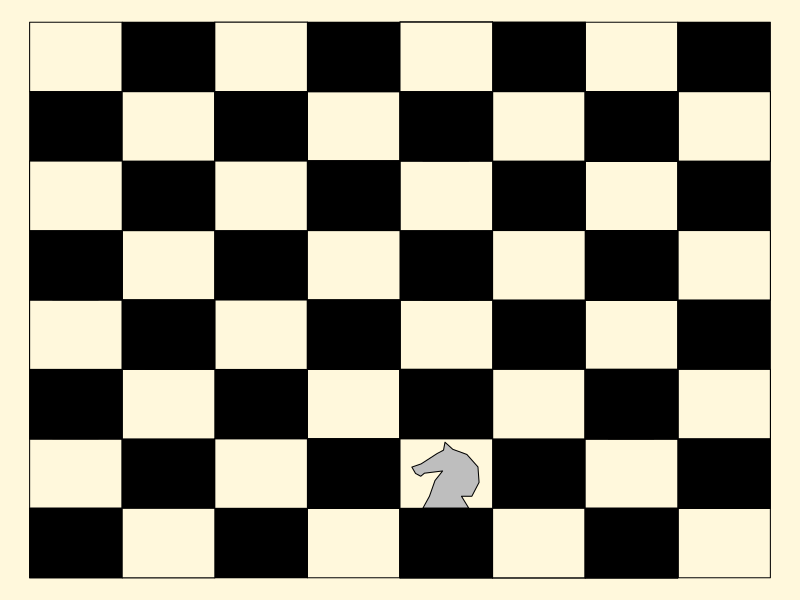

Write the R code that produced this figure.
## original code by Linlin Yan <linlin.yan@cos.name>
## URL: http://cos.name/cn/topic/102348/page/2#post-207851

jumpingHorse <- function(n, size = 8) {
    par(mar = rep(0, 4), bg = "cornsilk")
    plot(c(0, size), c(0, size), type = "n", xlab = "", ylab = "", 
        axes = FALSE)
    
    for (x in 1:8) for (y in 1:8) rect(x - 1, y - 1, x, y, col = ifelse((x + 
        y)%%2 == 0, "black", NA))
    
    k <- expand.grid(-2:2, -2:2)
    steps <- as.matrix(k[abs(apply(k, 1, prod)) == 2, ])
    
    shape <- data.frame(x = c(0.486, 0.47, 0.402, 0.228, 0.128, 
        0.168, 0.224, 0.264, 0.46, 0.378, 0.318, 0.248, 0.742, 
        0.664, 0.776, 0.854, 0.842, 0.722, 0.57), y = c(0.952, 
        0.838, 0.79, 0.64, 0.594, 0.502, 0.462, 0.506, 0.538, 
        0.4, 0.174, 0.004, 0.004, 0.174, 0.174, 0.374, 0.596, 
        0.776, 0.85))
    pos <- sample(1:size, 2, replace = TRUE)
    
    polygon(t(t(shape - 1) + pos), col = "gray")
    for (i in 1:n) {
        while (TRUE) {
            pos2 <- pos + steps[sample(1:nrow(steps), 1), ]
            if (all(pos2 %in% 1:size)) 
                break
        }
        rect(pos[1] - 1, pos[2] - 1, pos[1], pos[2], col = ifelse(sum(pos)%%2 == 
            0, "black", "cornsilk"), border = "black")
        polygon(t(t(shape - 1) + pos2), col = "gray")
        Sys.sleep(1)
        pos <- pos2
    }
}

jumpingHorse(100) 
